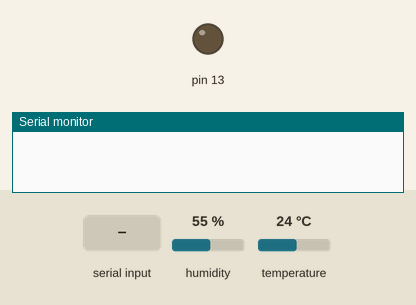
The program below on a simulated Arduino Uno, built with avr-gcc and run on an emulated ATmega328P. Parts: output pins drawn as LEDs (lit = HIGH), the last lines printed to the serial monitor. The inputs (shaded band) are chosen by the test bench; at power-on: humidity 55 %, temperature 24 °C.

Above: at 1.2 s.
1.3 s: "t" received over Serial
At 2.5 s:
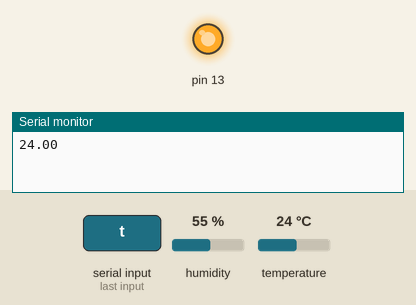
2.8 s: "h" received over Serial
At 3.7 s:
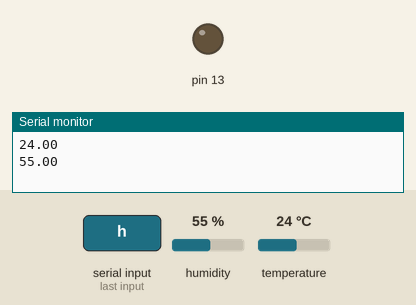
4.3 s: "b" received over Serial
At 4.9 s:
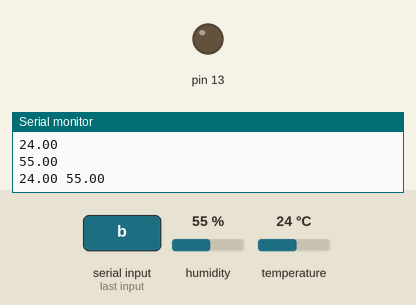
Timing chart, 0 to 7.3 s (numbered marks = the images above; inputs shaded):
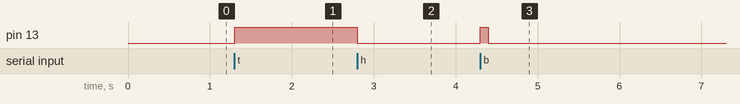

The program:

main.cpp
```cpp
#include <Arduino.h>
#include <Adafruit_Sensor.h>
#include <DHT.h>
#include <DHT_U.h>

#define DHTPIN 2
#define DHTTYPE    DHT11
DHT_Unified dht(DHTPIN, DHTTYPE);
char userInput;
void setup() {
  // put your setup code here, to run once:
  pinMode(13, OUTPUT);
  Serial.begin(115200);
  dht.begin();

}
// int getDelayTime(){
//   String blinkTimerString;
//   int blinkTimeInt = 0;
//   delay(2000);
//   blinkTimerString = Serial.readString();
//   blinkTimeInt = blinkTimerString.toInt();
//   return blinkTimeInt;
// }

void getTemp_Hum(char in){
  if(in == 't'){
    sensors_event_t event;
    dht.temperature().getEvent(&event);
    Serial.println(event.temperature);
  }
  else{
    sensors_event_t event;
    dht.humidity().getEvent(&event);
    Serial.println(event.relative_humidity);

  }

}

void getTempHum(){
    sensors_event_t event;
    dht.temperature().getEvent(&event);
    Serial.print(event.temperature);
    Serial.print(' ');

    dht.humidity().getEvent(&event);
    Serial.println(event.relative_humidity);
  }


void loop() {
  // put your main code here, to run repeatedly:
  int delayTime = 100;
  if(Serial.available()>0){
    userInput = Serial.read();
    if(userInput == 't'){
      digitalWrite(13, 1);

      getTemp_Hum('t');
    }
    if(userInput == 'h'){
      digitalWrite(13, 0);

      getTemp_Hum('h');

    }
    if(userInput == 'b'){
      digitalWrite(13, 1);
      delay(delayTime);
      digitalWrite(13, 0);
      getTempHum();
      delay(delayTime);
    }

    }

  }
```

Measured:
- after the input at 1.3 s, pin 13: LOW → HIGH at once
- after the input at 2.8 s, pin 13: HIGH → LOW at once
- after the input at 4.3 s, pin 13: LOW → HIGH at once, → LOW 0.10 s later
